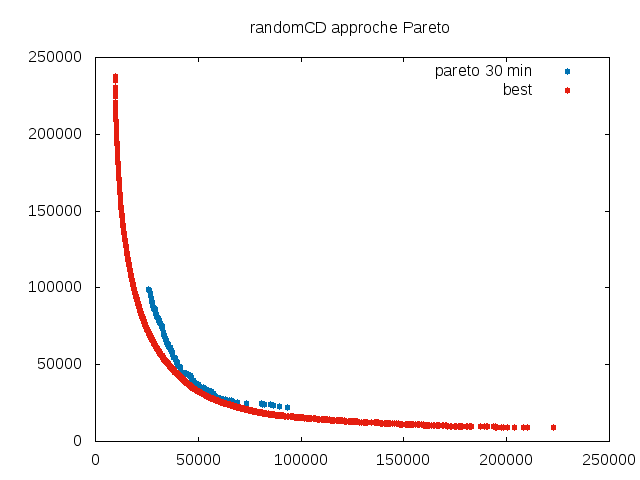

Here is the gnuplot script that generated this plot:
set terminal png
set output "cd_pareto_30.png"
set title "randomCD approche Pareto"
plot "randomCD_OnLineFiltered_time=30_nb=500.tsp" using 1:2 title "pareto 30 min" pointtype 7 linecolor 6, "../../data/best.randomCD100.tsp" using 1:2 title "best" pointtype 7 linecolor 7
